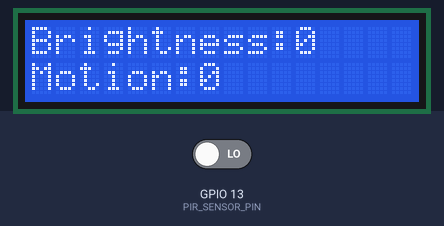
Bench run of a sketch on a simulated ESP32. Parts: 16×2 character LCD. The inputs (shaded band) are chosen by the test bench; at power-on: GPIO 13 (PIR_SENSOR_PIN) LOW. WiFi joins after 1.5 s; servers stay silent unless stated; uploads are accepted with an empty reply; what the sketch prints to the serial monitor is not drawn.

Above: at 3.8 s.
3.9 s: GPIO 13 (PIR_SENSOR_PIN) driven HIGH
At 10.1 s:
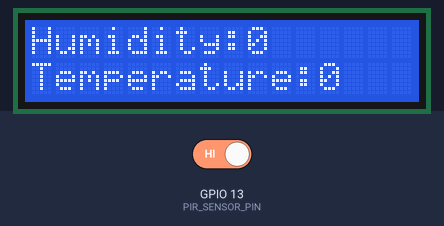
At 16.5 s:
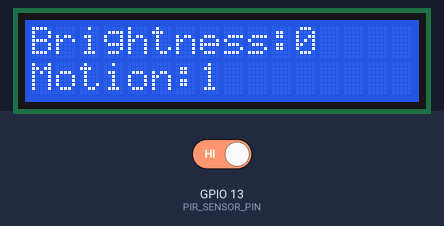
Timing chart, 0 to 18.0 s (numbered marks = the images above; inputs shaded):
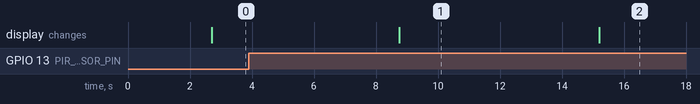

The sketch:

ESP32_mb.ino
```cpp
#include <WiFi.h>
#include <WebServer.h>
#include <SparkFun_APDS9960.h>
#include <HTTPClient.h>
#include <LiquidCrystal_I2C.h>
#include <ArduinoJson.h>

StaticJsonDocument<1024> jsonDocument;

//Presence detection
int motion;
#define PIR_SENSOR_PIN 13
int httpResponseCode;

//Light
SparkFun_APDS9960 apds = SparkFun_APDS9960();
uint16_t ambient_light = 0;

// set the LCD number of columns and rows
int lcdColumns = 16;
int lcdRows = 2;

// set LCD address, number of columns and rows
// if you don't know your display address, run an I2C scanner sketch
LiquidCrystal_I2C lcd(0x27, lcdColumns, lcdRows);

const char* serverName1 = "http://192.168.115.8:8080/esp32-th";
const char* serverName2 = "http://192.168.115.8:8080/esp32-mb";

unsigned long timerDelay1 = 5000;
unsigned long timerDelay2 = 8000;

unsigned long lastTime1 = 0;
unsigned long lastTime2 = 0;

const char* ssid = "MitsubishiAttrage";
const char* password = "Toyota Vios";

WebServer server(80);

// Variables to store received data
int receivedTemperature;
int receivedHumidity;
int receivedBrightness;

unsigned long previousMillis = 0; // Stores the last time display was updated
const long interval = 2000;       // Interval of 2 seconds
bool showFirstSet = true;         // Boolean to toggle between display sets

// Set your Static IP address
IPAddress local_IP(192, 168, 115, 20);
// Set your Gateway IP address
IPAddress gateway(192, 168, 115, 159);
IPAddress subnet(255, 255, 255, 0);

void ensureWiFiConnected() {
  while (WiFi.status() != WL_CONNECTED) {
    Serial.println("Attempting to reconnect to WiFi...");
    WiFi.disconnect();
    WiFi.reconnect();
    delay(1000);  // Wait for a second before retrying
  }
}

void handlePostRequest() {
  if (server.hasArg("plain")) {
    String body = server.arg("plain");
    Serial.println("Received POST data:");
    Serial.println(body);

    // Parse JSON data
    StaticJsonDocument<200> jsonDocument;
    DeserializationError error = deserializeJson(jsonDocument, body);
    if (error) {
      Serial.print("JSON deserialization failed: ");
      Serial.println(error.c_str());
      server.send(400, "application/json", "{\"status\":\"Error\"}");
      return;
    }

    // Extract data
    receivedTemperature = jsonDocument["Temperature"].as<int>();
    receivedHumidity = jsonDocument["Humidity"].as<int>();
    receivedBrightness = jsonDocument["Brightness"].as<int>();


    Serial.print("Temperature: ");
    Serial.println(receivedTemperature);
    Serial.print("Humidity: ");
    Serial.println(receivedHumidity);
    Serial.print("Brightness: ");
    Serial.println(receivedBrightness);

    server.send(200, "application/json", "{\"status\":\"Success\"}");
  } else {
    server.send(400, "application/json", "{\"status\":\"Error\"}");
  }
}


void handleRoot() {
  IPAddress clientIP = server.client().remoteIP();  // Get client IP address
  Serial.print("Connected device IP: ");
  Serial.println(clientIP);
  server.send(200, "text/plain", "Hello from ESP32 Access Point!");  // Simple response
}

void setup() {
  Serial.begin(9600);

  // initialize LCD
  lcd.init();
  // turn on LCD backlight
  lcd.backlight();

  //Presence Detection
  pinMode(PIR_SENSOR_PIN, INPUT);

  //Light
  Serial.println();
  Serial.println(F("--------------------------------"));
  Serial.println(F("SparkFun APDS-9960 - ColorSensor"));
  // Initialize APDS-9960 (configure I2C and initial values)
  if ( apds.init() ) {
    Serial.println(F("APDS-9960 initialization complete"));
  } else {
    Serial.println(F("Something went wrong during APDS-9960 init!"));
  }
  // Start running the APDS-9960 light sensor (no interrupts)
  if ( apds.enableLightSensor(false) ) {
    Serial.println(F("Light sensor is now running"));
  } else {
    Serial.println(F("Something went wrong during light sensor init!"));
  }

  WiFi.mode(WIFI_STA);

  // Configures static IP address
  if (!WiFi.config(local_IP, gateway, subnet)) {
  Serial.println("STA Failed to configure");
  }

  WiFi.begin(ssid, password);
  Serial.println("Connecting");
  while(WiFi.status() != WL_CONNECTED) {
    delay(500);
    Serial.print(".");
  }
  Serial.println("");
  Serial.print("Connected to WiFi network with IP Address: ");
  Serial.println(WiFi.localIP());

  // Start web server and define route
  server.on("/post-data", HTTP_POST, handlePostRequest);
  server.begin();
  Serial.println("Web server started");

  delay(1000);
}

void loop() {
  // Handle client requests
  server.handleClient();

  //Presence Detection
  int sensorValue = digitalRead(PIR_SENSOR_PIN);
  if (sensorValue == HIGH) {
    motion = 1;
  } else {
    motion = 0;
  }

  Serial.println(receivedTemperature);
  Serial.println(receivedHumidity);
  Serial.println(receivedBrightness);
  Serial.println(motion);


  unsigned long currentMillis = millis();
  if (currentMillis - previousMillis >= interval) {
    previousMillis = currentMillis;   // Update the time
    showFirstSet = !showFirstSet;     // Toggle between first and second set

    lcd.clear(); // Clear the display before showing new data

    if (showFirstSet) {
    lcd.setCursor(0, 0); // Set the cursor to the first row, first column
    lcd.print("Humidity: ");  // Print the label
    lcd.setCursor(9, 0); // Set the cursor position to start after "Humidity: "
    lcd.print("        "); // Clear any previous humidity value (6 spaces)
    lcd.setCursor(9, 0); // Set the cursor back to where the value should start
    lcd.print(receivedHumidity);  // Display the humidity value

    lcd.setCursor(0, 1); // Set the cursor to the first row, first column
    lcd.print("Temperature: ");  // Print the label
    lcd.setCursor(12, 1); // Set the cursor position to start after "Humidity: "
    lcd.print("        "); // Clear any previous humidity value (6 spaces)
    lcd.setCursor(12, 1); // Set the cursor back to where the value should start
    lcd.print(receivedTemperature);  // Display the humidity value
    } else {
    lcd.setCursor(0, 0); // Set the cursor to the first row, first column
    lcd.print("Brightness: ");  // Print the label
    lcd.setCursor(11, 0); // Set the cursor position to start after "Humidity: "
    lcd.print("        "); // Clear any previous humidity value (6 spaces)
    lcd.setCursor(11, 0); // Set the cursor back to where the value should start
    lcd.print(receivedBrightness);  // Display the humidity value

    lcd.setCursor(0, 1); // Set the cursor to the first row, first column
    lcd.print("Motion: ");  // Print the label
    lcd.setCursor(7, 1); // Set the cursor position to start after "Humidity: "
    lcd.print("        "); // Clear any previous humidity value (6 spaces)
    lcd.setCursor(7, 1); // Set the cursor back to where the value should start
    lcd.print(motion);  // Display the humidity value
    }
  }


  // Send an HTTP POST request for light and presence to server
  if ((millis() - lastTime2) > timerDelay2) {
      WiFiClient client;
      HTTPClient http;
      // Domain name or IP address with port
      http.begin(client, serverName2);
      http.addHeader("Content-Type", "application/json");
      String jsonPayload = "{\"Motion\": \"" + String(motion) +
                    "\", \"Brightness\": \"" + String(receivedBrightness) + "\"}";

      httpResponseCode = http.POST(jsonPayload);
      Serial.print("HTTP Response code: ");
      Serial.println(httpResponseCode);
      String response = http.getString();
      Serial.println("Response: " + response);
      http.end();
    lastTime2 = millis();
  }

  delay(1000);
  // Sending an HTTP POST request for temperature and humidity on behalf of esp32_TH to server
  if ((millis() - lastTime1) > timerDelay1) {
//    ensureWiFiConnected();
    if (httpResponseCode == 200) {//WiFi.status() == WL_CONNECTED){
      WiFiClient client;
      HTTPClient http;
      // Domain name or IP address with port
      http.begin(client, serverName1);
      http.addHeader("Content-Type", "application/json");
      String jsonPayload = "{\"Temperature\": \"" + String(receivedTemperature) +
                    "\", \"Humidity\": \"" + String(receivedHumidity) + "\"}";
      int httpResponseCode2 = http.POST(jsonPayload);
      Serial.print("HTTP Response code: ");
      Serial.println(httpResponseCode2);
      String response = http.getString();
      Serial.println("Response: " + response);
      http.end();
    }
    else {
      Serial.println("WiFi Disconnected");
    }
    lastTime1 = millis();
  }

  delay(5000);

}
```

Measured:
- after the input at 3.9 s, the display: first differs from a run without the input after 11.3 s (image 2)
- what the display in image 1 shows lasts 6.4 s, from 8.8 s to 15.2 s
